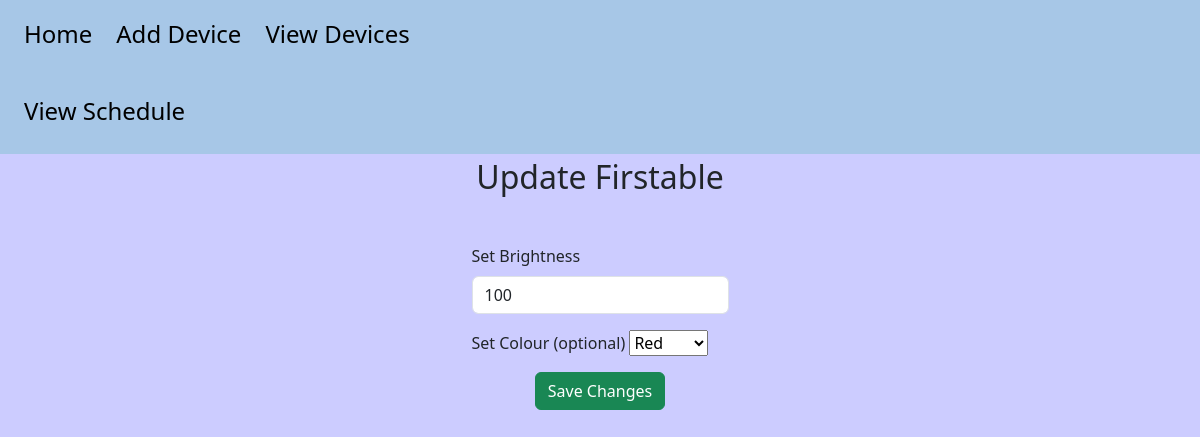
The app's page /update_light/1, older data.
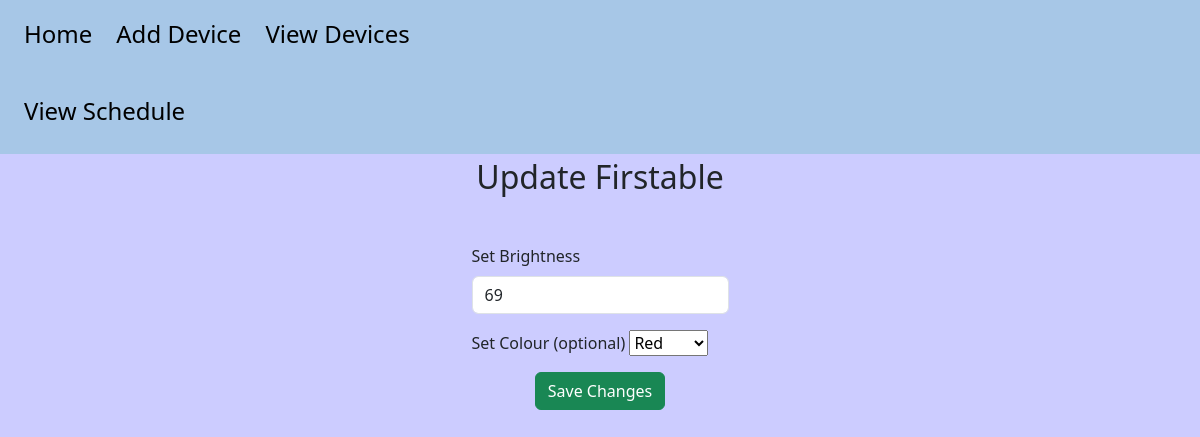
The same page, newer data.
### database.py (models this page shows, shortened)
class Device(db.Model):
    __tablename__ = "devices"
    id = db.Column(db.Integer, primary_key=True)
    name = db.Column(db.String(80), nullable=False)
    type = db.Column(db.String(20), nullable=False)
    status = db.Column(db.Boolean, default=False)
    temperature = db.Column(db.Integer, nullable=True)
    brightness = db.Column(db.Integer, nullable=True)
    colour = db.Column(db.String(20), nullable=True)

### routes.py (the view, shortened to what this page needs)
@app.route('/update_light/<int:device_id>', methods=['GET', 'POST'])
def update_light(device_id):
    device = Device.query.get_or_404(device_id)
    if device.type not in ('BasicLight', 'ColourLight'):
        return "Brightness can't be updated for this device.", 400
    form = UpdateBrightnessForm()
    return render_template('update_light.html', form=form, device=device, title='Change Light')

### forms.py
class UpdateBrightnessForm(FlaskForm):
    brightness = IntegerField('Set Brightness', validators=[DataRequired()])
    colour = SelectField('Set Colour (optional)', choices=[(c.name, c.value.title()) for c in Colour], validators=[Optional()])
    submit = SubmitField('Save Changes')

### templates/update_light.html (shortened to what this page needs)
{% extends 'base.html' %}
{% block body %}
<h2 class="title">Update {{ device.name }}</h2>
<div class="row">
    <div class="col"></div>
    <div class="col updating">
        <form method="POST">
    <div class="mb-3">
        {{ form.brightness.label(class="form-label") }}
        {{ form.brightness(class="form-control", value=device.brightness or '') }}
    </div>
    <div class="mb-3">
        {% if device.type == 'ColourLight' %}
            {{ form.colour.label }} {{ form.colour() }}
        {% endif %}
    </div>
    <div class="upbutt">
        <button type="submit" class="btn btn-success">{{ form.submit.label.text }}</button>
    </div>
</form>
    </div>
    <div class="col"></div>
</div>
{% endblock %}

Row changes from the older to the newer data that the page shows:
changed Device "Firstable": brightness "100" → "69"
